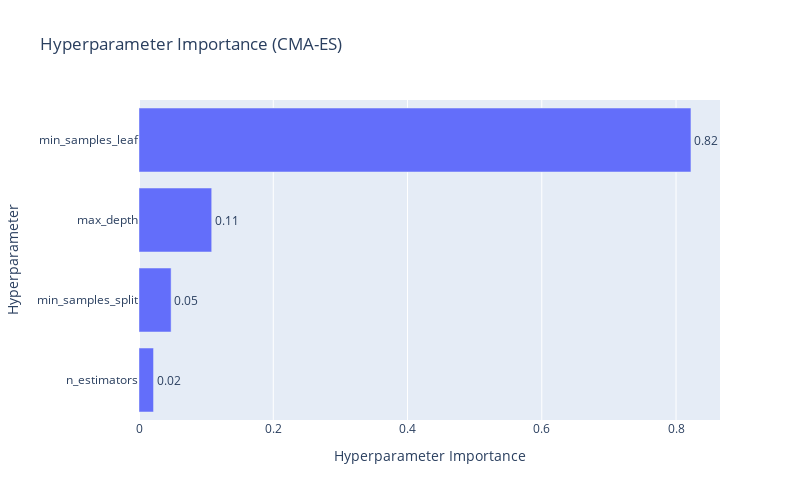
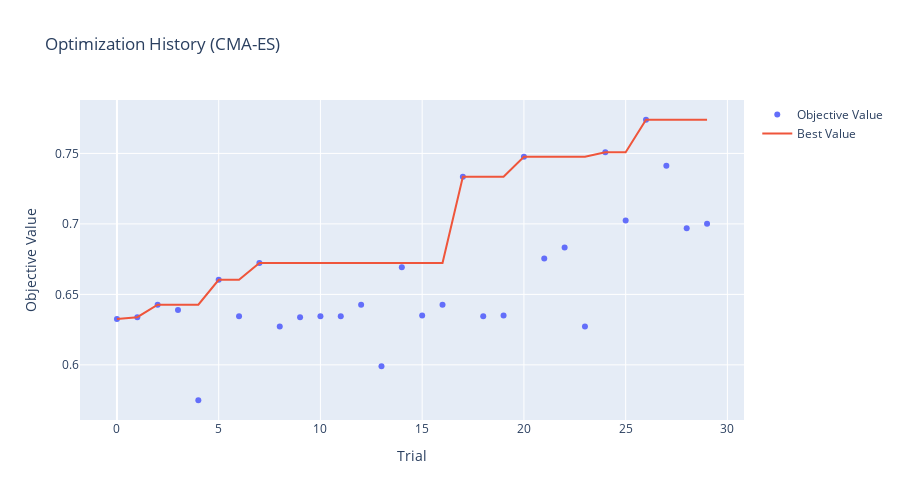
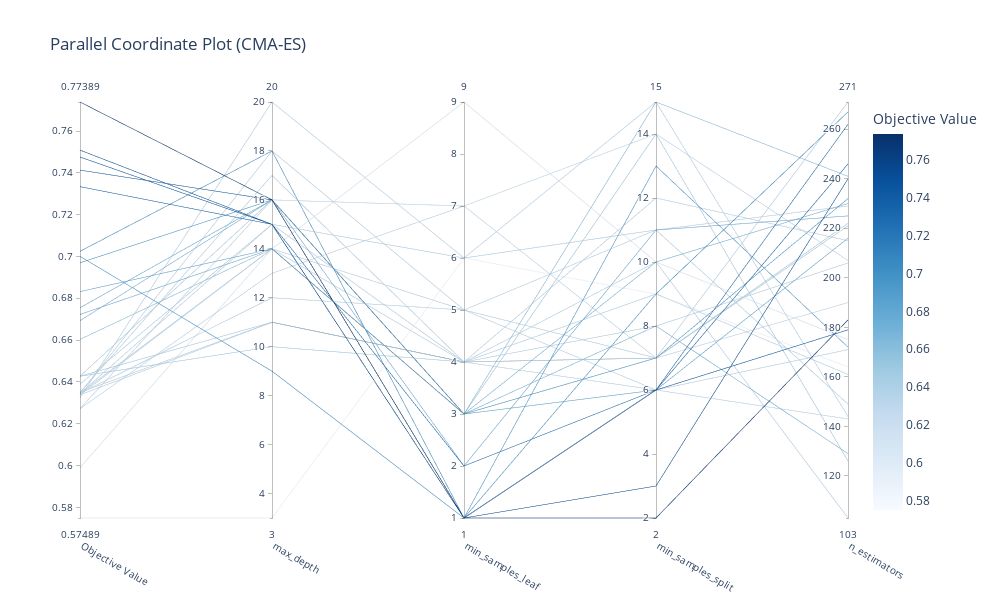

Notebook code for these charts, in order:
### Code cell
# Use the best performing Optuna study for detailed visualization
best_optuna_name = max(optuna_results.items(), key=lambda x: x[1]['best_value'])[0]
best_study = optuna_results[best_optuna_name]['study']

print(f"Analyzing best strategy: {best_optuna_name}")
print("="*80)

# 1. Parameter Importances
try:
    fig = optuna_vis.plot_param_importances(best_study)
    fig.update_layout(title=f'Hyperparameter Importance ({best_optuna_name})', 
                      width=800, height=500)
    fig.show()
    print("Parameter importance plot displayed")
except Exception as e:
    print(f"Note: Parameter importance plot requires multiple trials with variance: {e}")

# 2. Optimization History
fig = optuna_vis.plot_optimization_history(best_study)
fig.update_layout(title=f'Optimization History ({best_optuna_name})', 
                  width=900, height=500)
fig.show()
print("Optimization history plot displayed")

# 3. Parallel Coordinate Plot
fig = optuna_vis.plot_parallel_coordinate(best_study)
fig.update_layout(title=f'Parallel Coordinate Plot ({best_optuna_name})', 
                  width=1000, height=600)
fig.show()
print("Parallel coordinate plot displayed")

### Figure 1 — Plotly figure (JSON) as saved in the notebook; plotly's stock layout.template omitted (floating-point values rounded to 4 significant figures)
{"data": [{"cliponaxis": false, "hovertemplate": ["n_estimators (IntDistribution): 0.02166036220479759<extra></extra>", "min_samples_split (IntDistribution): 0.04782643633320062<extra></extra>", "max_depth (IntDistribution): 0.10830218531066119<extra></extra>", "min_samples_leaf (IntDistribution): 0.8222110161513407<extra></extra>"], "name": "Objective Value", "orientation": "h", "text": ["0.02", "0.05", "0.11", "0.82"], "textposition": "outside", "type": "bar", "x": [0.02166, 0.04783, 0.1083, 0.8222], "y": ["n_estimators", "min_samples_split", "max_depth", "min_samples_leaf"]}], "layout": {"height": 500, "title": {"text": "Hyperparameter Importance (CMA-ES)"}, "width": 800, "xaxis": {"title": {"text": "Hyperparameter Importance"}}, "yaxis": {"title": {"text": "Hyperparameter"}}}}

### Figure 2 — Plotly figure (JSON) as saved in the notebook; plotly's stock layout.template omitted (floating-point values rounded to 4 significant figures)
{"data": [{"mode": "markers", "name": "Objective Value", "type": "scatter", "x": [0, 1, 2, 3, 4, 5, 6, 7, 8, 9, 10, 11, 12, 13, 14, 15, 16, 17, 18, 19, 20, 21, 22, 23, 24, 25, 26, 27, 28, 29], "y": [0.6325, 0.6338, 0.6427, 0.6389, 0.5749, 0.6603, 0.6344, 0.6723, 0.6272, 0.6338, 0.6345, 0.6345, 0.6427, 0.599, 0.6693, 0.635, 0.6427, 0.7334, 0.6345, 0.635, 0.7476, 0.6755, 0.6832, 0.6272, 0.7509, 0.7025, 0.7739, 0.7413, 0.697, 0.7001]}, {"mode": "lines", "name": "Best Value", "type": "scatter", "x": [0, 1, 2, 3, 4, 5, 6, 7, 8, 9, 10, 11, 12, 13, 14, 15, 16, 17, 18, 19, 20, 21, 22, 23, 24, 25, 26, 27, 28, 29], "y": [0.6325, 0.6338, 0.6427, 0.6427, 0.6427, 0.6603, 0.6603, 0.6723, 0.6723, 0.6723, 0.6723, 0.6723, 0.6723, 0.6723, 0.6723, 0.6723, 0.6723, 0.7334, 0.7334, 0.7334, 0.7476, 0.7476, 0.7476, 0.7476, 0.7509, 0.7509, 0.7739, 0.7739, 0.7739, 0.7739]}, {"marker": {"color": "#cccccc"}, "mode": "markers", "name": "Infeasible Trial", "showlegend": false, "type": "scatter", "x": [], "y": []}], "layout": {"height": 500, "title": {"text": "Optimization History (CMA-ES)"}, "width": 900, "xaxis": {"title": {"text": "Trial"}}, "yaxis": {"title": {"text": "Objective Value"}}}}

### Figure 3 — Plotly figure (JSON) as saved in the notebook; plotly's stock layout.template omitted (floating-point values rounded to 4 significant figures)
{"data": [{"dimensions": [{"label": "Objective Value", "range": [0.5749, 0.7739], "values": [0.6325, 0.6338, 0.6427, 0.6389, 0.5749, 0.6603, 0.6344, 0.6723, 0.6272, 0.6338, 0.6345, 0.6345, 0.6427, 0.599, 0.6693, 0.635, 0.6427, 0.7334, 0.6345, 0.635, 0.7476, 0.6755, 0.6832, 0.6272, 0.7509, 0.7025, 0.7739, 0.7413, 0.697, 0.7001]}, {"label": "max_depth", "range": [3, 20], "values": [20, 11, 11, 15, 3, 14, 15, 14, 16, 14, 12, 18, 10, 14, 16, 11, 16, 15, 14, 17, 15, 16, 14, 13, 15, 18, 16, 16, 16, 9]}, {"label": "min_samples_leaf", "range": [1, 9], "values": [6, 4, 4, 6, 6, 3, 4, 3, 7, 4, 5, 5, 4, 9, 3, 4, 3, 2, 5, 4, 1, 2, 3, 7, 1, 1, 1, 1, 3, 1]}, {"label": "min_samples_split", "range": [2, 15], "values": [15, 6, 7, 11, 9, 15, 10, 8, 7, 9, 6, 7, 7, 10, 10, 8, 14, 6, 11, 12, 6, 11, 6, 14, 3, 9, 2, 6, 7, 13]}, {"label": "n_estimators", "range": [103, 271], "values": [144, 143, 221, 149, 164, 241, 103, 129, 190, 161, 171, 271, 222, 175, 230, 206, 126, 262, 229, 215, 179, 225, 216, 207, 240, 267, 183, 246, 232, 172]}], "labelangle": 30, "labelside": "bottom", "line": {"color": [0.6325, 0.6338, 0.6427, 0.6389, 0.5749, 0.6603, 0.6344, 0.6723, 0.6272, 0.6338, 0.6345, 0.6345, 0.6427, 0.599, 0.6693, 0.635, 0.6427, 0.7334, 0.6345, 0.635, 0.7476, 0.6755, 0.6832, 0.6272, 0.7509, 0.7025, 0.7739, 0.7413, 0.697, 0.7001], "colorbar": {"title": {"text": "Objective Value"}}, "colorscale": [[0, "rgb(247,251,255)"], [0.125, "rgb(222,235,247)"], [0.25, "rgb(198,219,239)"], [0.375, "rgb(158,202,225)"], [0.5, "rgb(107,174,214)"], [0.625, "rgb(66,146,198)"], [0.75, "rgb(33,113,181)"], [0.875, "rgb(8,81,156)"], [1, "rgb(8,48,107)"]], "reversescale": false, "showscale": true}, "type": "parcoords"}], "layout": {"height": 600, "title": {"text": "Parallel Coordinate Plot (CMA-ES)"}, "width": 1000}}
